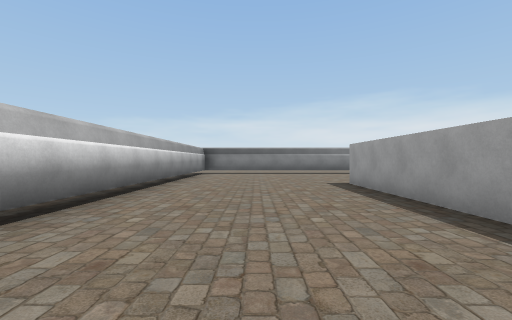
view 1 (above)

15 first-person views from a walk through a 3-D level made in the Unity game engine. The camera is 1.2 m above the floor, looks level and sees 90° across. The floor is counted in squares, 2 m on a side. Each view is taken from the middle of a square. On the plan, view 1 faces up. The plan holds only what a view shows up to about 9 squares ahead; the rest is blank. The player is left out. Some animated figures are not drawn.

view 2
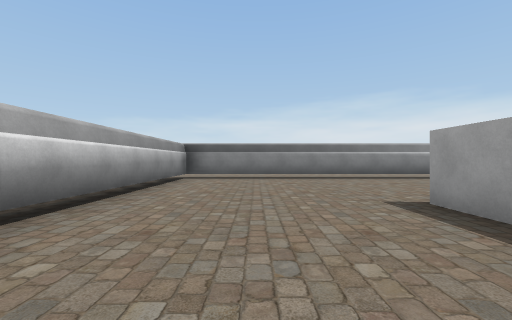

view 3
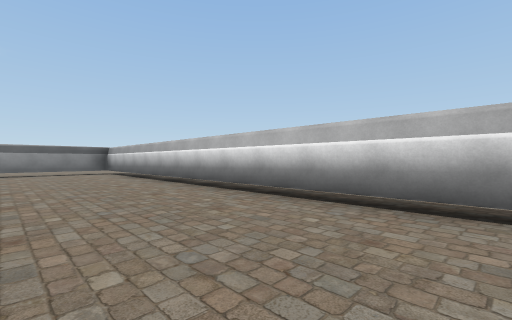

view 4
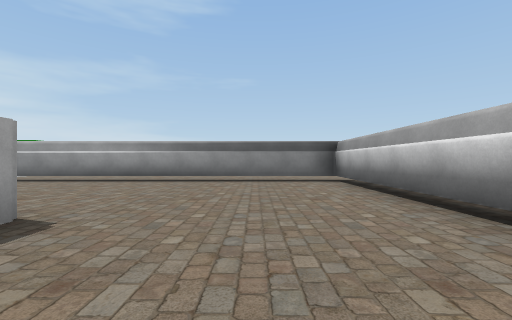

view 5
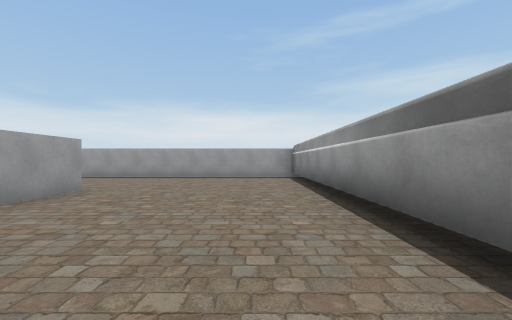

view 6
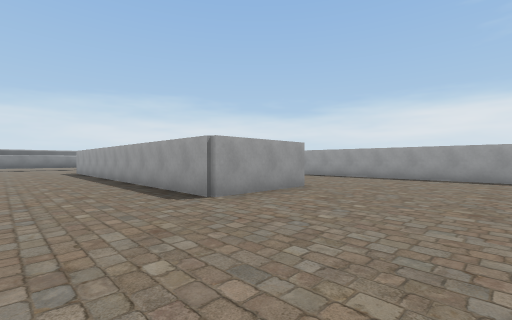

view 7
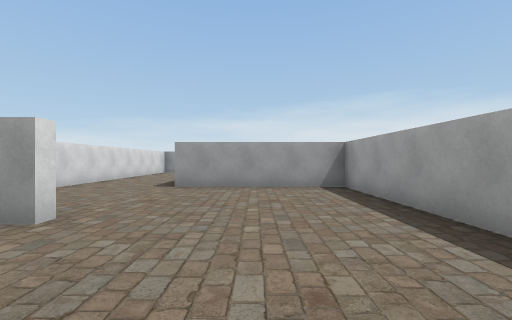

view 8
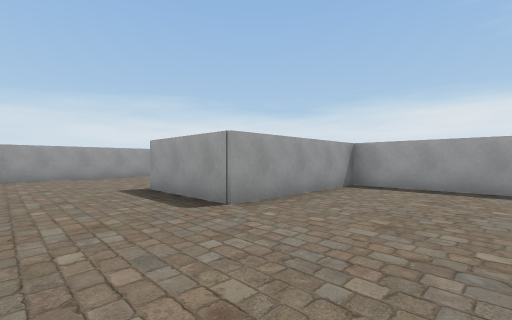

view 9
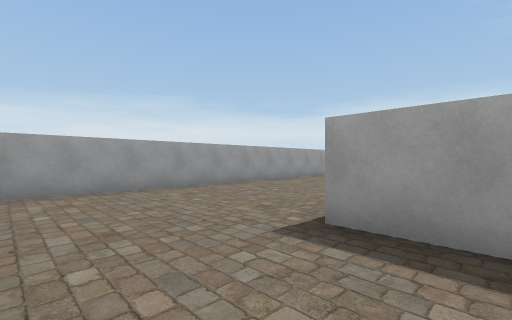

view 10
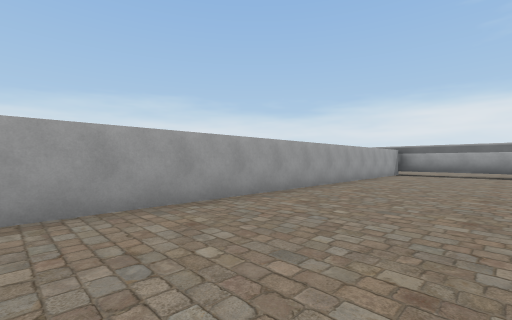

view 11
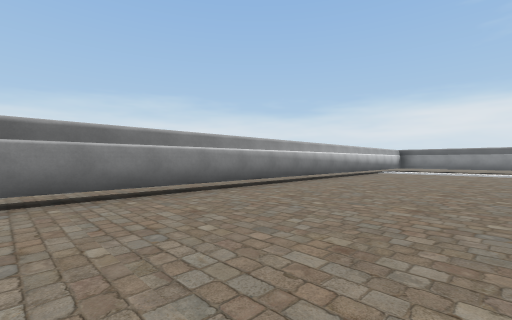

view 12
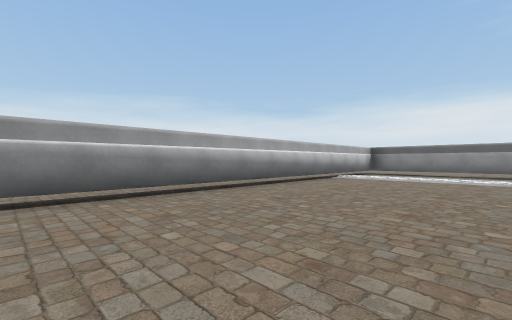

view 13
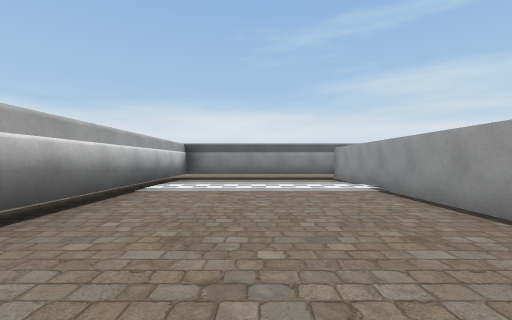

view 14
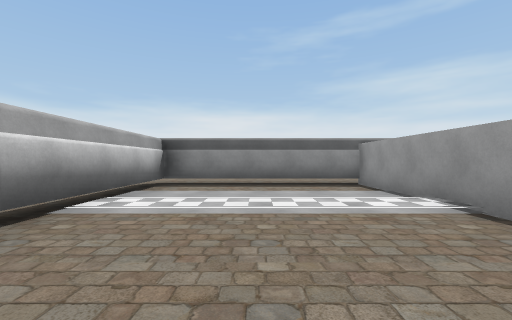

view 15
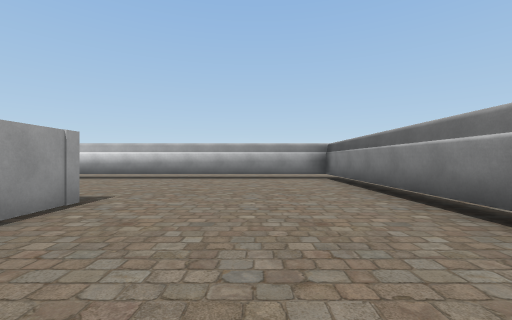

### Floor plan
Key: @ floor where view 1 was taken; # wall or solid block; . floor; / step, stairs or slope; T thing the floor can be seen under or through.
Columns run from 3 left of view 1 to 19 right of it. Each row starts with its distance up from view 1.
 13      ...........
 12 .......................
 11 ####TTTTTTTTTTTTTTTTT..
 10 #................/..T..
  9 #................/..T..
  8 #................/..T..
  7 #................/..#..
  6 #....################..
  5 #....#..............#
  4 #....#..............#.
  3 #....#..............#.
  2 #....#..#
  1 #....#..#
  0 #..@.#..#####
 -1 #....#......#
 -2 #....#......#
 -3 #....#......#
 -4 #....###....#
 -5 #...........#
 -6 #...........#
 -7 #...........#
 -8 #..........##
 -9 ############
-10 ............

Positions as (right, up) in squares from view 1, and headings:
1: (0, 0), facing up
2: (0, 3), facing up
3: (1, 4), facing down-left
4: (0, -1), facing down
5: (0, -7), facing right
6: (0, -7), facing up-right
7: (7, -6), facing up
8: (3, -3), facing up-right
9: (3, 1), facing up-right
10: (6, 3), facing up-right
11: (2, 7), facing up-right
12: (6, 7), facing up-right
13: (9, 9), facing right
14: (11, 9), facing right
15: (6, 9), facing left
